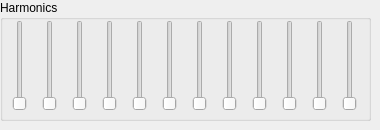
     <widget class="QWidget" name="subtractive_tab">
      <attribute name="title">
       <string>Subtractive</string>
      </attribute>
      <widget class="QGroupBox" name="subtractive_harmonics_group_box">
       <property name="geometry">
        <rect>
         <x>0</x>
         <y>0</y>
         <width>371</width>
         <height>121</height>
        </rect>
       </property>
       <property name="title">
        <string>Harmonics</string>
       </property>
       <widget class="QSlider" name="subtractive_9">
        <property name="geometry">
         <rect>
          <x>250</x>
          <y>20</y>
          <width>20</width>
          <height>91</height>
         </rect>
        </property>
        <property name="maximum">
         <number>127</number>
        </property>
        <property name="orientation">
         <enum>Qt::Vertical</enum>
        </property>
       </widget>
       <widget class="QSlider" name="subtractive_8">
        <property name="geometry">
         <rect>
          <x>220</x>
          <y>20</y>
          <width>20</width>
          <height>91</height>
         </rect>
        </property>
        <property name="maximum">
         <number>127</number>
        </property>
        <property name="orientation">
         <enum>Qt::Vertical</enum>
        </property>
       </widget>
       <widget class="QSlider" name="subtractive_3">
        <property name="geometry">
         <rect>
          <x>70</x>
          <y>20</y>
          <width>20</width>
          <height>91</height>
         </rect>
        </property>
        <property name="maximum">
         <number>127</number>
        </property>
        <property name="orientation">
         <enum>Qt::Vertical</enum>
        </property>
       </widget>
       <widget class="QSlider" name="subtractive_12">
        <property name="geometry">
         <rect>
          <x>340</x>
          <y>20</y>
          <width>20</width>
          <height>91</height>
         </rect>
        </property>
        <property name="maximum">
         <number>127</number>
        </property>
        <property name="orientation">
         <enum>Qt::Vertical</enum>
        </property>
       </widget>
       <widget class="QSlider" name="subtractive_7">
        <property name="geometry">
         <rect>
          <x>190</x>
          <y>20</y>
          <width>20</width>
          <height>91</height>
         </rect>
        </property>
        <property name="maximum">
         <number>127</number>
        </property>
        <property name="orientation">
         <enum>Qt::Vertical</enum>
        </property>
       </widget>
       <widget class="QSlider" name="subtractive_4">
        <property name="geometry">
         <rect>
          <x>100</x>
          <y>20</y>
          <width>20</width>
          <height>91</height>
         </rect>
        </property>
        <property name="maximum">
         <number>127</number>
        </property>
        <property name="orientation">
         <enum>Qt::Vertical</enum>
        </property>
       </widget>
       <widget class="QSlider" name="subtractive_11">
        <property name="geometry">
         <rect>
          <x>310</x>
          <y>20</y>
          <width>20</width>
          <height>91</height>
         </rect>
        </property>
        <property name="maximum">
         <number>127</number>
        </property>
        <property name="orientation">
         <enum>Qt::Vertical</enum>
        </property>
       </widget>
       <widget class="QSlider" name="subtractive_10">
        <property name="geometry">
         <rect>
          <x>280</x>
          <y>20</y>
          <width>20</width>
          <height>91</height>
         </rect>
        </property>
        <property name="maximum">
         <number>127</number>
        </property>
        <property name="orientation">
         <enum>Qt::Vertical</enum>
        </property>
       </widget>
       <widget class="QSlider" name="subtractive_6">
        <property name="geometry">
         <rect>
          <x>160</x>
          <y>20</y>
          <width>20</width>
          <height>91</height>
         </rect>
        </property>
        <property name="maximum">
         <number>127</number>
        </property>
        <property name="orientation">
         <enum>Qt::Vertical</enum>
        </property>
       </widget>
       <widget class="QSlider" name="subtractive_2">
        <property name="geometry">
         <rect>
          <x>40</x>
          <y>20</y>
          <width>20</width>
          <height>91</height>
         </rect>
        </property>
        <property name="maximum">
         <number>127</number>
        </property>
        <property name="orientation">
         <enum>Qt::Vertical</enum>
        </property>
       </widget>
       <widget class="QSlider" name="subtractive_5">
        <property name="geometry">
         <rect>
          <x>130</x>
          <y>20</y>
          <width>20</width>
          <height>91</height>
         </rect>
        </property>
        <property name="maximum">
         <number>127</number>
        </property>
        <property name="orientation">
         <enum>Qt::Vertical</enum>
        </property>
       </widget>
       <widget class="QSlider" name="subtractive_1">
        <property name="geometry">
         <rect>
          <x>10</x>
          <y>20</y>
          <width>20</width>
          <height>91</height>
         </rect>
        </property>
        <property name="maximum">
         <number>127</number>
        </property>
        <property name="orientation">
         <enum>Qt::Vertical</enum>
        </property>
       </widget>
      </widget>
     </widget>
